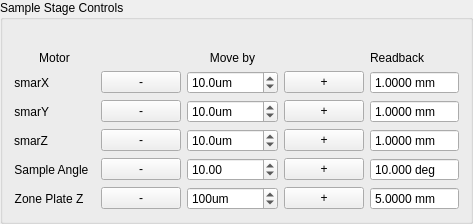
                <widget class="QGroupBox" name="groupBox_36">
                 <property name="enabled">
                  <bool>true</bool>
                 </property>
                 <property name="sizePolicy">
                  <sizepolicy hsizetype="Preferred" vsizetype="Preferred">
                   <horstretch>0</horstretch>
                   <verstretch>0</verstretch>
                  </sizepolicy>
                 </property>
                 <property name="styleSheet">
                  <string notr="true"/>
                 </property>
                 <property name="title">
                  <string>Sample Stage Controls</string>
                 </property>
                 <layout class="QGridLayout" name="gridLayout_69">
                  <property name="verticalSpacing">
                   <number>6</number>
                  </property>
                  <item row="4" column="4">
                   <widget class="QPushButton" name="pb_move_smarz_pos">
                    <property name="sizePolicy">
                     <sizepolicy hsizetype="Preferred" vsizetype="Fixed">
                      <horstretch>0</horstretch>
                      <verstretch>0</verstretch>
                     </sizepolicy>
                    </property>
                    <property name="text">
                     <string>+</string>
                    </property>
                   </widget>
                  </item>
                  <item row="2" column="0">
                   <widget class="QLabel" name="label_160">
                    <property name="sizePolicy">
                     <sizepolicy hsizetype="Fixed" vsizetype="Preferred">
                      <horstretch>0</horstretch>
                      <verstretch>0</verstretch>
                     </sizepolicy>
                    </property>
                    <property name="text">
                     <string>smarX</string>
                    </property>
                    <property name="alignment">
                     <set>Qt::AlignRight|Qt::AlignTrailing|Qt::AlignVCenter</set>
                    </property>
                   </widget>
                  </item>
                  <item row="1" column="0">
                   <widget class="QLabel" name="label_161">
                    <property name="sizePolicy">
                     <sizepolicy hsizetype="Preferred" vsizetype="Fixed">
                      <horstretch>0</horstretch>
                      <verstretch>0</verstretch>
                     </sizepolicy>
                    </property>
                    <property name="styleSheet">
                     <string notr="true"/>
                    </property>
                    <property name="text">
                     <string>Motor</string>
                    </property>
                    <property name="alignment">
                     <set>Qt::AlignCenter</set>
                    </property>
                   </widget>
                  </item>
                  <item row="5" column="0">
                   <widget class="QLabel" name="label_159">
                    <property name="sizePolicy">
                     <sizepolicy hsizetype="Fixed" vsizetype="Preferred">
                      <horstretch>0</horstretch>
                      <verstretch>0</verstretch>
                     </sizepolicy>
                    </property>
                    <property name="text">
                     <string>Sample Angle  </string>
                    </property>
                    <property name="alignment">
                     <set>Qt::AlignRight|Qt::AlignTrailing|Qt::AlignVCenter</set>
                    </property>
                   </widget>
                  </item>
                  <item row="6" column="4">
                   <widget class="QPushButton" name="pb_move_zpz_pos">
                    <property name="sizePolicy">
                     <sizepolicy hsizetype="Preferred" vsizetype="Fixed">
                      <horstretch>0</horstretch>
                      <verstretch>0</verstretch>
                     </sizepolicy>
                    </property>
                    <property name="text">
                     <string>+</string>
                    </property>
                   </widget>
                  </item>
                  <item row="2" column="1">
                   <widget class="QPushButton" name="pb_move_smarx_neg">
                    <property name="sizePolicy">
                     <sizepolicy hsizetype="Preferred" vsizetype="Fixed">
                      <horstretch>0</horstretch>
                      <verstretch>0</verstretch>
                     </sizepolicy>
                    </property>
                    <property name="text">
                     <string>   -   </string>
                    </property>
                   </widget>
                  </item>
                  <item row="1" column="5">
                   <widget class="QLabel" name="label_158">
                    <property name="text">
                     <string>Readback</string>
                    </property>
                   </widget>
                  </item>
                  <item row="4" column="5">
                   <widget class="QDoubleSpinBox" name="db_smarz">
                    <property name="sizePolicy">
                     <sizepolicy hsizetype="Preferred" vsizetype="Fixed">
                      <horstretch>0</horstretch>
                      <verstretch>0</verstretch>
                     </sizepolicy>
                    </property>
                    <property name="readOnly">
                     <bool>true</bool>
                    </property>
                    <property name="buttonSymbols">
                     <enum>QAbstractSpinBox::NoButtons</enum>
                    </property>
                    <property name="suffix">
                     <string> mm</string>
                    </property>
                    <property name="decimals">
                     <number>4</number>
                    </property>
                    <property name="minimum">
                     <double>-99.000000000000000</double>
                    </property>
                    <property name="value">
                     <double>1.000000000000000</double>
                    </property>
                   </widget>
                  </item>
                  <item row="2" column="2">
                   <widget class="QDoubleSpinBox" name="db_move_smarx">
                    <property name="sizePolicy">
                     <sizepolicy hsizetype="Preferred" vsizetype="Fixed">
                      <horstretch>0</horstretch>
                      <verstretch>0</verstretch>
                     </sizepolicy>
                    </property>
                    <property name="suffix">
                     <string>um</string>
                    </property>
                    <property name="decimals">
                     <number>1</number>
                    </property>
                    <property name="minimum">
                     <double>-10000.000000000000000</double>
                    </property>
                    <property name="maximum">
                     <double>10000.000000000000000</double>
                    </property>
                    <property name="singleStep">
                     <double>5.000000000000000</double>
                    </property>
                    <property name="value">
                     <double>10.000000000000000</double>
                    </property>
                   </widget>
                  </item>
                  <item row="6" column="5">
                   <widget class="QDoubleSpinBox" name="db_zpz1">
                    <property name="sizePolicy">
                     <sizepolicy hsizetype="Preferred" vsizetype="Fixed">
                      <horstretch>0</horstretch>
                      <verstretch>0</verstretch>
                     </sizepolicy>
                    </property>
                    <property name="readOnly">
                     <bool>true</bool>
                    </property>
                    <property name="buttonSymbols">
                     <enum>QAbstractSpinBox::NoButtons</enum>
                    </property>
                    <property name="suffix">
                     <string> mm</string>
                    </property>
                    <property name="decimals">
                     <number>4</number>
                    </property>
                    <property name="minimum">
                     <double>-100.000000000000000</double>
                    </property>
                    <property name="maximum">
                     <double>100.000000000000000</double>
                    </property>
                    <property name="value">
                     <double>5.000000000000000</double>
                    </property>
                   </widget>
                  </item>
                  <item row="3" column="0">
                   <widget class="QLabel" name="label_162">
                    <property name="sizePolicy">
                     <sizepolicy hsizetype="Fixed" vsizetype="Preferred">
                      <horstretch>0</horstretch>
                      <verstretch>0</verstretch>
                     </sizepolicy>
                    </property>
                    <property name="text">
                     <string>smarY</string>
                    </property>
                    <property name="alignment">
                     <set>Qt::AlignRight|Qt::AlignTrailing|Qt::AlignVCenter</set>
                    </property>
                   </widget>
                  </item>
                  <item row="3" column="1">
                   <widget class="QPushButton" name="pb_move_smary_neg">
                    <property name="sizePolicy">
                     <sizepolicy hsizetype="Preferred" vsizetype="Fixed">
                      <horstretch>0</horstretch>
                      <verstretch>0</verstretch>
                     </sizepolicy>
                    </property>
                    <property name="text">
                     <string>-</string>
                    </property>
                   </widget>
                  </item>
                  <item row="6" column="0">
                   <widget class="QLabel" name="label_78">
                    <property name="sizePolicy">
                     <sizepolicy hsizetype="Fixed" vsizetype="Preferred">
                      <horstretch>0</horstretch>
                      <verstretch>0</verstretch>
                     </sizepolicy>
                    </property>
                    <property name="text">
                     <string>Zone Plate Z  </string>
                    </property>
                    <property name="alignment">
                     <set>Qt::AlignRight|Qt::AlignTrailing|Qt::AlignVCenter</set>
                    </property>
                   </widget>
                  </item>
                  <item row="2" column="4">
                   <widget class="QPushButton" name="pb_move_smarx_pos">
                    <property name="sizePolicy">
                     <sizepolicy hsizetype="Preferred" vsizetype="Fixed">
                      <horstretch>0</horstretch>
                      <verstretch>0</verstretch>
                     </sizepolicy>
                    </property>
                    <property name="text">
                     <string>  +  </string>
                    </property>
                   </widget>
                  </item>
                  <item row="1" column="2">
                   <widget class="QLabel" name="label_129">
                    <property name="sizePolicy">
                     <sizepolicy hsizetype="Preferred" vsizetype="Fixed">
                      <horstretch>0</horstretch>
                      <verstretch>0</verstretch>
                     </sizepolicy>
                    </property>
                    <property name="styleSheet">
                     <string notr="true"/>
                    </property>
                    <property name="text">
                     <string>Move by</string>
                    </property>
                    <property name="alignment">
                     <set>Qt::AlignCenter</set>
                    </property>
                   </widget>
                  </item>
                  <item row="0" column="2">
                   <widget class="QLabel" name="label_157">
                    <property name="sizePolicy">
                     <sizepolicy hsizetype="Preferred" vsizetype="Fixed">
                      <horstretch>0</horstretch>
                      <verstretch>0</verstretch>
                     </sizepolicy>
                    </property>
                    <property name="text">
                     <string/>
                    </property>
                   </widget>
                  </item>
                  <item row="5" column="2">
                   <widget class="QDoubleSpinBox" name="db_move_zpsth">
                    <property name="sizePolicy">
                     <sizepolicy hsizetype="Preferred" vsizetype="Fixed">
                      <horstretch>0</horstretch>
                      <verstretch>0</verstretch>
                     </sizepolicy>
                    </property>
                    <property name="suffix">
                     <string/>
                    </property>
                    <property name="minimum">
                     <double>-120.000000000000000</double>
                    </property>
                    <property name="maximum">
                     <double>120.000000000000000</double>
                    </property>
                    <property name="singleStep">
                     <double>10.000000000000000</double>
                    </property>
                    <property name="value">
                     <double>10.000000000000000</double>
                    </property>
                   </widget>
                  </item>
                  <item row="6" column="1">
                   <widget class="QPushButton" name="pb_move_zpz_neg">
                    <property name="sizePolicy">
                     <sizepolicy hsizetype="Preferred" vsizetype="Fixed">
                      <horstretch>0</horstretch>
                      <verstretch>0</verstretch>
                     </sizepolicy>
                    </property>
                    <property name="text">
                     <string>-</string>
                    </property>
                   </widget>
                  </item>
                  <item row="6" column="2">
                   <widget class="QDoubleSpinBox" name="db_move_zpz">
                    <property name="sizePolicy">
                     <sizepolicy hsizetype="Preferred" vsizetype="Fixed">
                      <horstretch>0</horstretch>
                      <verstretch>0</verstretch>
                     </sizepolicy>
                    </property>
                    <property name="suffix">
                     <string>um</string>
                    </property>
                    <property name="decimals">
                     <number>0</number>
                    </property>
                    <property name="minimum">
                     <double>-50000.000000000000000</double>
                    </property>
                    <property name="maximum">
                     <double>50000.000000000000000</double>
                    </property>
                    <property name="singleStep">
                     <double>100.000000000000000</double>
                    </property>
                    <property name="value">
                     <double>100.000000000000000</double>
                    </property>
                   </widget>
                  </item>
                  <item row="4" column="1">
                   <widget class="QPushButton" name="pb_move_smarz_neg">
                    <property name="sizePolicy">
                     <sizepolicy hsizetype="Preferred" vsizetype="Fixed">
                      <horstretch>0</horstretch>
                      <verstretch>0</verstretch>
                     </sizepolicy>
                    </property>
                    <property name="text">
                     <string>-</string>
                    </property>
                   </widget>
                  </item>
                  <item row="4" column="2">
                   <widget class="QDoubleSpinBox" name="db_move_smarz">
                    <property name="sizePolicy">
                     <sizepolicy hsizetype="Preferred" vsizetype="Fixed">
                      <horstretch>0</horstretch>
                      <verstretch>0</verstretch>
                     </sizepolicy>
                    </property>
                    <property name="suffix">
                     <string>um</string>
                    </property>
                    <property name="decimals">
                     <number>1</number>
                    </property>
                    <property name="minimum">
                     <double>-10000.000000000000000</double>
                    </property>
                    <property name="maximum">
                     <double>10000.000000000000000</double>
                    </property>
                    <property name="singleStep">
                     <double>5.000000000000000</double>
                    </property>
                    <property name="value">
                     <double>10.000000000000000</double>
                    </property>
                   </widget>
                  </item>
                  <item row="5" column="4">
                   <widget class="QPushButton" name="pb_move_zpsth_pos">
                    <property name="sizePolicy">
                     <sizepolicy hsizetype="Preferred" vsizetype="Fixed">
                      <horstretch>0</horstretch>
                      <verstretch>0</verstretch>
                     </sizepolicy>
                    </property>
                    <property name="text">
                     <string>+</string>
                    </property>
                   </widget>
                  </item>
                  <item row="4" column="0">
                   <widget class="QLabel" name="label_42">
                    <property name="sizePolicy">
                     <sizepolicy hsizetype="Fixed" vsizetype="Preferred">
                      <horstretch>0</horstretch>
                      <verstretch>0</verstretch>
                     </sizepolicy>
                    </property>
                    <property name="text">
                     <string>smarZ</string>
                    </property>
                    <property name="alignment">
                     <set>Qt::AlignRight|Qt::AlignTrailing|Qt::AlignVCenter</set>
                    </property>
                   </widget>
                  </item>
                  <item row="5" column="1">
                   <widget class="QPushButton" name="pb_move_zpsth_pos_neg">
                    <property name="sizePolicy">
                     <sizepolicy hsizetype="Preferred" vsizetype="Fixed">
                      <horstretch>0</horstretch>
                      <verstretch>0</verstretch>
                     </sizepolicy>
                    </property>
                    <property name="text">
                     <string>-</string>
                    </property>
                   </widget>
                  </item>
                  <item row="5" column="5">
                   <widget class="QDoubleSpinBox" name="db_zpsth">
                    <property name="sizePolicy">
                     <sizepolicy hsizetype="Preferred" vsizetype="Fixed">
                      <horstretch>0</horstretch>
                      <verstretch>0</verstretch>
                     </sizepolicy>
                    </property>
                    <property name="readOnly">
                     <bool>true</bool>
                    </property>
                    <property name="buttonSymbols">
                     <enum>QAbstractSpinBox::NoButtons</enum>
                    </property>
                    <property name="suffix">
                     <string> deg</string>
                    </property>
                    <property name="decimals">
                     <number>3</number>
                    </property>
                    <property name="minimum">
                     <double>-200.000000000000000</double>
                    </property>
                    <property name="maximum">
                     <double>200.000000000000000</double>
                    </property>
                    <property name="value">
                     <double>10.000000000000000</double>
                    </property>
                   </widget>
                  </item>
                  <item row="3" column="5">
                   <widget class="QDoubleSpinBox" name="db_smary">
                    <property name="sizePolicy">
                     <sizepolicy hsizetype="Preferred" vsizetype="Fixed">
                      <horstretch>0</horstretch>
                      <verstretch>0</verstretch>
                     </sizepolicy>
                    </property>
                    <property name="readOnly">
                     <bool>true</bool>
                    </property>
                    <property name="buttonSymbols">
                     <enum>QAbstractSpinBox::NoButtons</enum>
                    </property>
                    <property name="suffix">
                     <string> mm</string>
                    </property>
                    <property name="decimals">
                     <number>4</number>
                    </property>
                    <property name="minimum">
                     <double>-99.000000000000000</double>
                    </property>
                    <property name="value">
                     <double>1.000000000000000</double>
                    </property>
                   </widget>
                  </item>
                  <item row="3" column="4">
                   <widget class="QPushButton" name="pb_move_smary_pos">
                    <property name="sizePolicy">
                     <sizepolicy hsizetype="Preferred" vsizetype="Fixed">
                      <horstretch>0</horstretch>
                      <verstretch>0</verstretch>
                     </sizepolicy>
                    </property>
                    <property name="text">
                     <string>+</string>
                    </property>
                   </widget>
                  </item>
                  <item row="3" column="2">
                   <widget class="QDoubleSpinBox" name="db_move_smary">
                    <property name="sizePolicy">
                     <sizepolicy hsizetype="Preferred" vsizetype="Fixed">
                      <horstretch>0</horstretch>
                      <verstretch>0</verstretch>
                     </sizepolicy>
                    </property>
                    <property name="suffix">
                     <string>um</string>
                    </property>
                    <property name="decimals">
                     <number>1</number>
                    </property>
                    <property name="minimum">
                     <double>-10000.000000000000000</double>
                    </property>
                    <property name="maximum">
                     <double>10000.000000000000000</double>
                    </property>
                    <property name="singleStep">
                     <double>5.000000000000000</double>
                    </property>
                    <property name="value">
                     <double>10.000000000000000</double>
                    </property>
                   </widget>
                  </item>
                  <item row="2" column="5">
                   <widget class="QDoubleSpinBox" name="db_smarx">
                    <property name="sizePolicy">
                     <sizepolicy hsizetype="Preferred" vsizetype="Fixed">
                      <horstretch>0</horstretch>
                      <verstretch>0</verstretch>
                     </sizepolicy>
                    </property>
                    <property name="readOnly">
                     <bool>true</bool>
                    </property>
                    <property name="buttonSymbols">
                     <enum>QAbstractSpinBox::NoButtons</enum>
                    </property>
                    <property name="suffix">
                     <string> mm</string>
                    </property>
                    <property name="decimals">
                     <number>4</number>
                    </property>
                    <property name="minimum">
                     <double>-99.000000000000000</double>
                    </property>
                    <property name="value">
                     <double>1.000000000000000</double>
                    </property>
                   </widget>
                  </item>
                 </layout>
                </widget>
